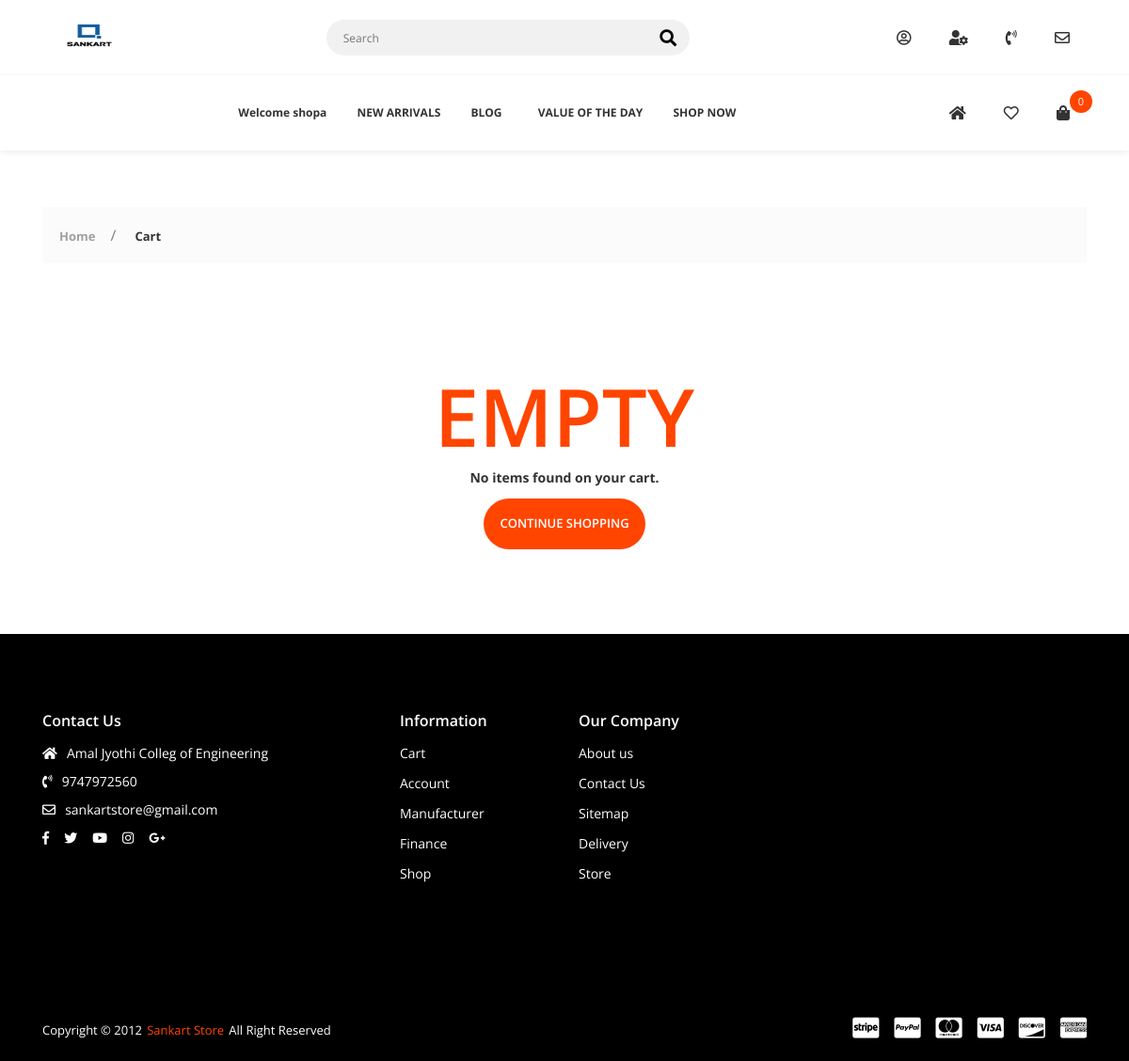
The app's page /cart/ (signed in), older data.
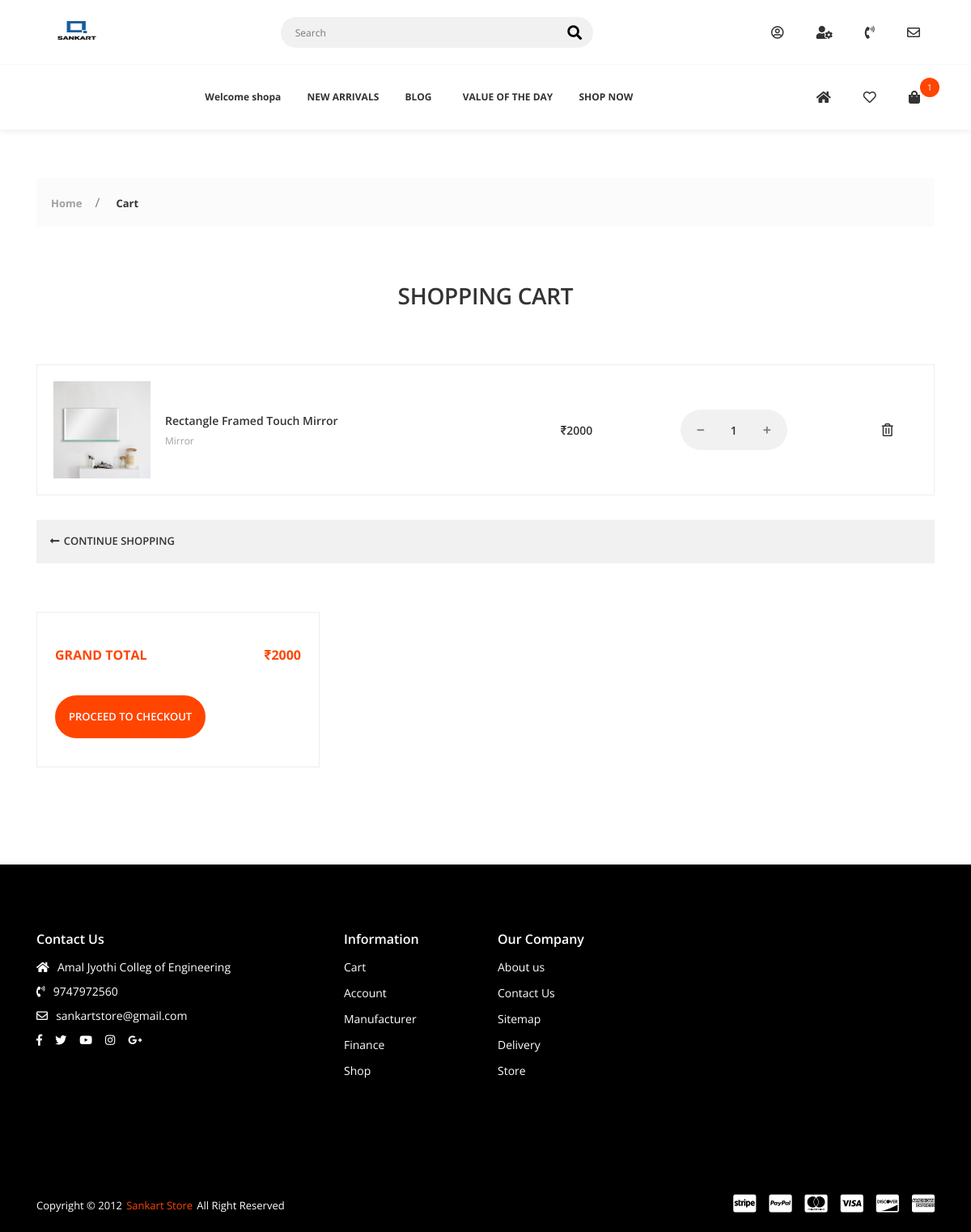
The same page, newer data.
### cart/models.py (models this page shows, shortened)
class CartItem(models.Model):
    user = models.ForeignKey(Account, on_delete=models.CASCADE, null=True)
    product = models.ForeignKey(Product, on_delete=models.CASCADE)
    variations = models.ManyToManyField(Variation, blank=True)
    cart = models.ForeignKey(Cart, on_delete=models.CASCADE, null=True)
    quantity = models.IntegerField()
    is_active = models.BooleanField(default=True)

### shop_app/models.py (models this page shows, shortened)
class Product(models.Model):
    product_name = models.CharField(max_length=200, unique=True)
    slug = models.SlugField(max_length=200, unique=True)
    description = models.TextField(max_length=500, blank=True)
    price = models.IntegerField()
    images = models.ImageField(upload_to='photos/product')
    display = models.ImageField(upload_to='photos/display',default="a3.png")
    stock = models.IntegerField()
    is_available = models.BooleanField(default=True)
    is_featured = models.BooleanField(default=False)
    category = models.ForeignKey(Category, on_delete=models.CASCADE)
    created_date = models.DateField(auto_now_add=True)
    modified_date = models.DateField(auto_now=True)

class Category(models.Model):
    category_name = models.CharField(max_length=50, unique=True)
    slug = models.SlugField(max_length=100, unique=True)
    description = models.TextField(max_length=255, blank=True)
    cat_image = models.ImageField(upload_to='photos/categories', blank=True)
    class Meta:
        verbose_name = 'category'
        verbose_name_plural = 'categories'
    def __str__(self):
        return self.category_name  #shows the name

### cart/views.py (the view)
# urls.py: path('cart/', include('cart.urls')),
def cart(request, total=0, quantity=0, cart_item=None, cart_items=None):
    try:
        tax = 0
        grand_total = 0
        if request.user.is_authenticated:
            cart_items = CartItem.objects.filter(
                user=request.user, is_active=True)
        else:
            cart = Cart.objects.get(cart_id=_cart_id(request))
            cart_items = CartItem.objects.filter(cart=cart, is_active=True)
        for cart_item in cart_items:
            total += (cart_item.product.price*cart_item.quantity)
            quantity += cart_item.quantity
    except ObjectDoesNotExist:
        pass
    context = {
        'total': total,
        'quantity': quantity,
        'cart_items': cart_items,
    }
    return render(request, 'cart.html', context)

### cart/context_processors.py (called while the page is built)
def counter(request):
    cart_count = 0
    if 'admin' in request.path:
        return {}
    else:
        try:
            cart = Cart.objects.filter(cart_id=_cart_id(request))
            if request.user.is_authenticated:
                cart_items = CartItem.objects.all().filter(user=request.user)
            else:
                cart_items = CartItem.objects.all().filter(cart=cart[:1])
            for cart_item in cart_items:
                cart_count += cart_item.quantity
        except Cart.DoesNotExist:
            cart_count = 0
    return dict(cart_count=cart_count)

### cart/views.py (called while the page is built)
def _cart_id(request):
    cart = request.session.session_key
    if not cart:
        cart = request.session.create()
    return cart

### wishlist/views.py (called while the page is built)
def _wishlist_id(request):
    wishlist = request.session.session_key
    if not wishlist:
        wishlist = request.session.create()
    return wishlist

### templates/cart.html (shortened to what the changed rows need)
{% extends 'base.html' %}
{% load static %}
{% block content %}
        <div class="app-content">
            {% if not cart_items %}
             <div class="u-s-p-y-60">
                <div class="section__content">
                    <div class="container">
                        <div class="row">
                            <div class="col-lg-12 col-md-12 u-s-m-b-30">
                                <div class="empty">
                                    <div class="empty__wrap">
                                        <span class="empty__big-text">EMPTY</span>
                                        <span class="empty__text-1">No items found on your cart.</span>
                                        <a class="empty__redirect-link btn--e-brand" href="{% url 'store' %}">CONTINUE SHOPPING</a></div>
                                </div>
                            </div>
                        </div>
                    </div>
                </div>
            </div>
            {% else %}
            <div class="u-s-p-b-60">
                <div class="section__intro u-s-m-b-60">
                    <div class="container">
                        <div class="row">
                            <div class="col-lg-12">
                                <div class="section__text-wrap">
                                    <h1 class="section__heading u-c-secondary">SHOPPING CART</h1>
                                </div>
                            </div>
                        </div>
                    </div>
                </div>
                <div class="section__content">
                    <div class="container">
                        <div class="row">
                            <div class="col-lg-12 col-md-12 col-sm-12 u-s-m-b-30">
                                <div class="table-responsive">
                                    <table class="table-p">
                                        <tbody>
                                            {% for cart_item in cart_items %}
                                            <tr>
                                                <td>
                                                    <div class="table-p__box">
                                                        <div class="table-p__img-wrap">
                                                            <img class="u-img-fluid" src="{{cart_item.product.images.url}}" style="width:600 height:600;" alt=""></div>
                                                        <div class="table-p__info">
                                                            <span class="table-p__name">
                                                                <a href="#">{{cart_item.product.product_name}}</a></span>
                                                            <span class="table-p__category">
                                                                <a href="#">{{cart_item.product.category}}</a></span>
                                                        </div>
                                                    </div>
                                                </td>
                                                <td>
                                                    <span class="table-p__price">₹{{cart_item.product.price}}</span></td>
                                                <td>
                                                    <div class="table-p__input-counter-wrap">
                                                        <div class="input-counter">
                                                             <a href="{% url 'remove_cart' cart_item.product.id cart_item.id %}">
                                                            <span class="input-counter__minus fas fa-minus"></span></a>
                                                            <input class="input-counter__text input-counter--text-primary-style" type="text" value="{{cart_item.quantity}}" data-min="1" data-max="1000">
                                                            <a href="{% url 'add_cart' cart_item.product.id %}">
                                                            <span class="input-counter__plus fas fa-plus"></span></a></div>
                                                    </div>
                                                </td>
                                                <td>
                                                    <div class="table-p__del-wrap">
                                                        <a class="far fa-trash-alt table-p__delete-link" href="{% url 'remove_cart_item' cart_item.product.id cart_item.id%}"></a></div>
                                                </td>
                                            </tr>
                                            {% endfor %}
                                        </tbody>
                                    </table>
                                </div>
                            </div>
                            <div class="col-lg-12">
                                <div class="route-box">
                                    <div class="route-box__g1">
                                        <a class="route-box__link" href="{% url 'store' %}"><i class="fas fa-long-arrow-alt-left"></i>
                                            <span>CONTINUE SHOPPING</span></a></div>
                                </div>
                            </div>
                        </div>
                    </div>
                </div>
            </div>
            <div class="u-s-p-b-60">
                <div class="section__content">
                    <div class="container">
                        <div class="row">
                            <div class="col-lg-12 col-md-12 col-sm-12 u-s-m-b-30">
                                    <div class="row">
                                        <div class="col-lg-4 col-md-6 u-s-m-b-30">
                                            <div class="f-cart__pad-box">
                                                <div class="u-s-m-b-30">
                                                    <table class="f-cart__table">
                                                        <tbody>
                                                            <tr>
                                                                <td>GRAND TOTAL</td>
                                                                <td>₹{{total}}</td>
                                                            </tr>
                                                        </tbody>
                                                    </table>
                                                </div>
                                                <div>
                                                    <a class="empty__redirect-link btn--e-brand" href="{% url 'checkout' %}">PROCEED TO CHECKOUT</a></div>
                                            </div>
                                        </div>
                                    </div>
                            </div>
                        </div>
                    </div>
                </div>
            </div>
            {% endif %}
        </div>
{% endblock %}

### templates/base.html (shortened to what the changed rows need)
<!DOCTYPE html>
{% load static %}
<html class="no-js" lang="en">
<head>
    <link rel="stylesheet" href="{% static 'css/vendor.css' %}">
    <link rel="stylesheet" href="{% static 'css/utility.css' %}">
    <link rel="stylesheet" href="{% static 'css/app.css' %}">
</head>
<body class="config">
    <div id="app">
        <header class="header--style-1 header--box-shadow">
            <nav class="secondary-nav-wrapper">
                <div class="container">
                    <div class="secondary-nav">
                        <div class="menu-init" id="navigation3">
                            <div class="ah-lg-mode">
                                <ul class="ah-list ah-list--design1 ah-list--link-color-secondary">
                                    <li class="has-dropdown">
                                        <a href="{% url 'cart' %}" class="mini-cart-shop-link"><i class="fas fa-shopping-bag"></i>
                                            <span class="total-item-round">{{cart_count}}</span>
                                        </a>
                                    </li>
                                </ul>
                            </div>
                        </div>
                    </div>
                </div>
            </nav>
        </header>
        {% block content %}
        {% endblock %}
    </div>
</body>
</html>

Row changes from the older to the newer data that the page shows:
added CartItem: product.images (picture), product.product_name "Rectangle Framed Touch Mirror", product.category "Mirror", product.price "2000", quantity "1"
Text that changed along with them:
{{ cart_count }}: "0" → "1"
{{ total }}: (not shown) → "2000"
text no longer shown: "EMPTY No items found on your cart."
text now shown: "SHOPPING CART GRAND TOTAL ₹ PROCEED TO CHECKOUT"
